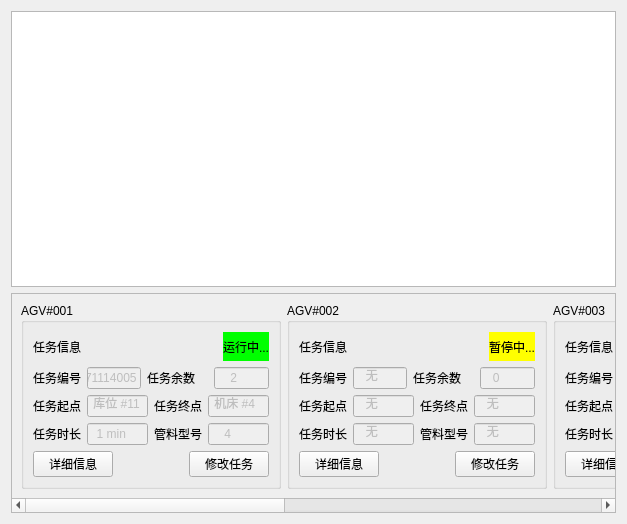
<?xml version="1.0" encoding="UTF-8"?>
<ui version="4.0">
 <class>tabdispatchwindow</class>
 <widget class="QWidget" name="tabdispatchwindow">
  <property name="geometry">
   <rect>
    <x>0</x>
    <y>0</y>
    <width>627</width>
    <height>524</height>
   </rect>
  </property>
  <property name="windowTitle">
   <string>Form</string>
  </property>
  <layout class="QVBoxLayout" name="verticalLayout">
   <item>
    <widget class="QGraphicsView" name="graphicsView"/>
   </item>
   <item>
    <widget class="QScrollArea" name="scrollArea">
     <property name="maximumSize">
      <size>
       <width>16777215</width>
       <height>220</height>
      </size>
     </property>
     <property name="verticalScrollBarPolicy">
      <enum>Qt::ScrollBarAlwaysOff</enum>
     </property>
     <property name="horizontalScrollBarPolicy">
      <enum>Qt::ScrollBarAsNeeded</enum>
     </property>
     <property name="widgetResizable">
      <bool>true</bool>
     </property>
     <widget class="QWidget" name="scrollAreaWidgetContents">
      <property name="geometry">
       <rect>
        <x>0</x>
        <y>0</y>
        <width>1342</width>
        <height>201</height>
       </rect>
      </property>
      <layout class="QHBoxLayout" name="horizontalLayout">
       <item>
        <widget class="QGroupBox" name="groupBox">
         <property name="minimumSize">
          <size>
           <width>260</width>
           <height>0</height>
          </size>
         </property>
         <property name="title">
          <string>AGV#001</string>
         </property>
         <property name="flat">
          <bool>true</bool>
         </property>
         <layout class="QVBoxLayout" name="verticalLayout_2">
          <item>
           <layout class="QHBoxLayout" name="horizontalLayout_2">
            <item>
             <widget class="QLabel" name="label">
              <property name="styleSheet">
               <string notr="true">font: 75 12pt &quot;Arial&quot;;</string>
              </property>
              <property name="text">
               <string>任务信息</string>
              </property>
             </widget>
            </item>
            <item>
             <spacer name="horizontalSpacer">
              <property name="orientation">
               <enum>Qt::Horizontal</enum>
              </property>
              <property name="sizeHint" stdset="0">
               <size>
                <width>40</width>
                <height>20</height>
               </size>
              </property>
             </spacer>
            </item>
            <item>
             <widget class="QLabel" name="label_2">
              <property name="autoFillBackground">
               <bool>false</bool>
              </property>
              <property name="styleSheet">
               <string notr="true">background-color: rgb(0, 255, 0);</string>
              </property>
              <property name="text">
               <string>运行中...</string>
              </property>
             </widget>
            </item>
           </layout>
          </item>
          <item>
           <layout class="QHBoxLayout" name="horizontalLayout_9">
            <item>
             <layout class="QHBoxLayout" name="horizontalLayout_3">
              <item>
               <widget class="QLabel" name="label_7">
                <property name="text">
                 <string>任务编号</string>
                </property>
               </widget>
              </item>
              <item>
               <widget class="QLineEdit" name="lineEdit">
                <property name="enabled">
                 <bool>false</bool>
                </property>
                <property name="text">
                 <string>T171114005</string>
                </property>
               </widget>
              </item>
             </layout>
            </item>
            <item>
             <layout class="QHBoxLayout" name="horizontalLayout_7">
              <item>
               <widget class="QLabel" name="label_8">
                <property name="text">
                 <string>任务余数</string>
                </property>
               </widget>
              </item>
              <item>
               <widget class="QLabel" name="label_6">
                <property name="text">
                 <string/>
                </property>
               </widget>
              </item>
              <item>
               <widget class="QLineEdit" name="lineEdit_5">
                <property name="enabled">
                 <bool>false</bool>
                </property>
                <property name="text">
                 <string>    2</string>
                </property>
               </widget>
              </item>
             </layout>
            </item>
           </layout>
          </item>
          <item>
           <layout class="QHBoxLayout" name="horizontalLayout_10">
            <item>
             <layout class="QHBoxLayout" name="horizontalLayout_4">
              <item>
               <widget class="QLabel" name="label_3">
                <property name="text">
                 <string>任务起点</string>
                </property>
               </widget>
              </item>
              <item>
               <widget class="QLineEdit" name="lineEdit_2">
                <property name="enabled">
                 <bool>false</bool>
                </property>
                <property name="text">
                 <string> 库位 #11</string>
                </property>
               </widget>
              </item>
             </layout>
            </item>
            <item>
             <layout class="QHBoxLayout" name="horizontalLayout_5">
              <item>
               <widget class="QLabel" name="label_4">
                <property name="text">
                 <string>任务终点</string>
                </property>
               </widget>
              </item>
              <item>
               <widget class="QLineEdit" name="lineEdit_3">
                <property name="enabled">
                 <bool>false</bool>
                </property>
                <property name="text">
                 <string> 机床 #4</string>
                </property>
               </widget>
              </item>
             </layout>
            </item>
           </layout>
          </item>
          <item>
           <layout class="QHBoxLayout" name="horizontalLayout_12">
            <item>
             <layout class="QHBoxLayout" name="horizontalLayout_11">
              <item>
               <widget class="QLabel" name="label_9">
                <property name="text">
                 <string>任务时长</string>
                </property>
               </widget>
              </item>
              <item>
               <widget class="QLineEdit" name="lineEdit_6">
                <property name="enabled">
                 <bool>false</bool>
                </property>
                <property name="text">
                 <string>  1 min</string>
                </property>
               </widget>
              </item>
             </layout>
            </item>
            <item>
             <layout class="QHBoxLayout" name="horizontalLayout_6">
              <item>
               <widget class="QLabel" name="label_5">
                <property name="text">
                 <string>管料型号</string>
                </property>
               </widget>
              </item>
              <item>
               <widget class="QLineEdit" name="lineEdit_4">
                <property name="enabled">
                 <bool>false</bool>
                </property>
                <property name="text">
                 <string>    4</string>
                </property>
               </widget>
              </item>
             </layout>
            </item>
           </layout>
          </item>
          <item>
           <layout class="QHBoxLayout" name="horizontalLayout_8">
            <item>
             <widget class="QPushButton" name="pushButton">
              <property name="text">
               <string>详细信息</string>
              </property>
             </widget>
            </item>
            <item>
             <spacer name="horizontalSpacer_2">
              <property name="orientation">
               <enum>Qt::Horizontal</enum>
              </property>
              <property name="sizeHint" stdset="0">
               <size>
                <width>40</width>
                <height>20</height>
               </size>
              </property>
             </spacer>
            </item>
            <item>
             <widget class="QPushButton" name="pushButton_2">
              <property name="text">
               <string>修改任务</string>
              </property>
             </widget>
            </item>
           </layout>
          </item>
         </layout>
        </widget>
       </item>
       <item>
        <widget class="QGroupBox" name="groupBox_2">
         <property name="minimumSize">
          <size>
           <width>260</width>
           <height>0</height>
          </size>
         </property>
         <property name="title">
          <string>AGV#002</string>
         </property>
         <property name="flat">
          <bool>true</bool>
         </property>
         <layout class="QVBoxLayout" name="verticalLayout_3">
          <item>
           <layout class="QHBoxLayout" name="horizontalLayout_20">
            <item>
             <widget class="QLabel" name="label_14">
              <property name="styleSheet">
               <string notr="true">font: 75 12pt &quot;Arial&quot;;</string>
              </property>
              <property name="text">
               <string>任务信息</string>
              </property>
             </widget>
            </item>
            <item>
             <spacer name="horizontalSpacer_4">
              <property name="orientation">
               <enum>Qt::Horizontal</enum>
              </property>
              <property name="sizeHint" stdset="0">
               <size>
                <width>40</width>
                <height>20</height>
               </size>
              </property>
             </spacer>
            </item>
            <item>
             <widget class="QLabel" name="label_15">
              <property name="autoFillBackground">
               <bool>false</bool>
              </property>
              <property name="styleSheet">
               <string notr="true">background-color: rgb(255, 255, 0);</string>
              </property>
              <property name="text">
               <string>暂停中...</string>
              </property>
             </widget>
            </item>
           </layout>
          </item>
          <item>
           <layout class="QHBoxLayout" name="horizontalLayout_21">
            <item>
             <layout class="QHBoxLayout" name="horizontalLayout_22">
              <item>
               <widget class="QLabel" name="label_16">
                <property name="text">
                 <string>任务编号</string>
                </property>
               </widget>
              </item>
              <item>
               <widget class="QLineEdit" name="lineEdit_11">
                <property name="enabled">
                 <bool>false</bool>
                </property>
                <property name="text">
                 <string>   无</string>
                </property>
               </widget>
              </item>
             </layout>
            </item>
            <item>
             <layout class="QHBoxLayout" name="horizontalLayout_23">
              <item>
               <widget class="QLabel" name="label_17">
                <property name="text">
                 <string>任务余数</string>
                </property>
               </widget>
              </item>
              <item>
               <widget class="QLabel" name="label_18">
                <property name="text">
                 <string/>
                </property>
               </widget>
              </item>
              <item>
               <widget class="QLineEdit" name="lineEdit_12">
                <property name="enabled">
                 <bool>false</bool>
                </property>
                <property name="text">
                 <string>   0</string>
                </property>
               </widget>
              </item>
             </layout>
            </item>
           </layout>
          </item>
          <item>
           <layout class="QHBoxLayout" name="horizontalLayout_16">
            <item>
             <layout class="QHBoxLayout" name="horizontalLayout_17">
              <item>
               <widget class="QLabel" name="label_12">
                <property name="text">
                 <string>任务起点</string>
                </property>
               </widget>
              </item>
              <item>
               <widget class="QLineEdit" name="lineEdit_9">
                <property name="enabled">
                 <bool>false</bool>
                </property>
                <property name="text">
                 <string>   无</string>
                </property>
               </widget>
              </item>
             </layout>
            </item>
            <item>
             <layout class="QHBoxLayout" name="horizontalLayout_18">
              <item>
               <widget class="QLabel" name="label_13">
                <property name="text">
                 <string>任务终点</string>
                </property>
               </widget>
              </item>
              <item>
               <widget class="QLineEdit" name="lineEdit_10">
                <property name="enabled">
                 <bool>false</bool>
                </property>
                <property name="text">
                 <string>   无</string>
                </property>
               </widget>
              </item>
             </layout>
            </item>
           </layout>
          </item>
          <item>
           <layout class="QHBoxLayout" name="horizontalLayout_13">
            <item>
             <layout class="QHBoxLayout" name="horizontalLayout_14">
              <item>
               <widget class="QLabel" name="label_10">
                <property name="text">
                 <string>任务时长</string>
                </property>
               </widget>
              </item>
              <item>
               <widget class="QLineEdit" name="lineEdit_7">
                <property name="enabled">
                 <bool>false</bool>
                </property>
                <property name="text">
                 <string>   无</string>
                </property>
               </widget>
              </item>
             </layout>
            </item>
            <item>
             <layout class="QHBoxLayout" name="horizontalLayout_15">
              <item>
               <widget class="QLabel" name="label_11">
                <property name="text">
                 <string>管料型号</string>
                </property>
               </widget>
              </item>
              <item>
               <widget class="QLineEdit" name="lineEdit_8">
                <property name="enabled">
                 <bool>false</bool>
                </property>
                <property name="text">
                 <string>   无</string>
                </property>
               </widget>
              </item>
             </layout>
            </item>
           </layout>
          </item>
          <item>
           <layout class="QHBoxLayout" name="horizontalLayout_19">
            <item>
             <widget class="QPushButton" name="pushButton_3">
              <property name="text">
               <string>详细信息</string>
              </property>
             </widget>
            </item>
            <item>
             <spacer name="horizontalSpacer_3">
              <property name="orientation">
               <enum>Qt::Horizontal</enum>
              </property>
              <property name="sizeHint" stdset="0">
               <size>
                <width>40</width>
                <height>20</height>
               </size>
              </property>
             </spacer>
            </item>
            <item>
             <widget class="QPushButton" name="pushButton_4">
              <property name="text">
               <string>修改任务</string>
              </property>
             </widget>
            </item>
           </layout>
          </item>
         </layout>
         <zorder>groupBox</zorder>
         <zorder>layoutWidget_2</zorder>
         <zorder>layoutWidget_3</zorder>
         <zorder>layoutWidget_4</zorder>
         <zorder>layoutWidget_5</zorder>
         <zorder>layoutWidget_6</zorder>
        </widget>
       </item>
       <item>
        <widget class="QGroupBox" name="groupBox_3">
         <property name="minimumSize">
          <size>
           <width>260</width>
           <height>0</height>
          </size>
         </property>
         <property name="title">
          <string>AGV#003</string>
         </property>
         <property name="flat">
          <bool>true</bool>
         </property>
         <layout class="QVBoxLayout" name="verticalLayout_4">
          <item>
           <layout class="QHBoxLayout" name="horizontalLayout_30">
            <item>
             <widget class="QLabel" name="label_24">
              <property name="styleSheet">
               <string notr="true">font: 75 12pt &quot;Arial&quot;;</string>
              </property>
              <property name="text">
               <string>任务信息</string>
              </property>
             </widget>
            </item>
            <item>
             <spacer name="horizontalSpacer_5">
              <property name="orientation">
               <enum>Qt::Horizontal</enum>
              </property>
              <property name="sizeHint" stdset="0">
               <size>
                <width>40</width>
                <height>20</height>
               </size>
              </property>
             </spacer>
            </item>
            <item>
             <widget class="QLabel" name="label_25">
              <property name="autoFillBackground">
               <bool>false</bool>
              </property>
              <property name="styleSheet">
               <string notr="true">background-color: rgb(255, 255, 0);</string>
              </property>
              <property name="text">
               <string>暂停中...</string>
              </property>
             </widget>
            </item>
           </layout>
          </item>
          <item>
           <layout class="QHBoxLayout" name="horizontalLayout_24">
            <item>
             <layout class="QHBoxLayout" name="horizontalLayout_25">
              <item>
               <widget class="QLabel" name="label_19">
                <property name="text">
                 <string>任务编号</string>
                </property>
               </widget>
              </item>
              <item>
               <widget class="QLineEdit" name="lineEdit_13">
                <property name="enabled">
                 <bool>false</bool>
                </property>
                <property name="text">
                 <string>T171114008</string>
                </property>
               </widget>
              </item>
             </layout>
            </item>
            <item>
             <layout class="QHBoxLayout" name="horizontalLayout_26">
              <item>
               <widget class="QLabel" name="label_20">
                <property name="text">
                 <string>任务余数</string>
                </property>
               </widget>
              </item>
              <item>
               <widget class="QLabel" name="label_21">
                <property name="text">
                 <string/>
                </property>
               </widget>
              </item>
              <item>
               <widget class="QLineEdit" name="lineEdit_14">
                <property name="enabled">
                 <bool>false</bool>
                </property>
               </widget>
              </item>
             </layout>
            </item>
           </layout>
          </item>
          <item>
           <layout class="QHBoxLayout" name="horizontalLayout_27">
            <item>
             <layout class="QHBoxLayout" name="horizontalLayout_28">
              <item>
               <widget class="QLabel" name="label_22">
                <property name="text">
                 <string>任务起点</string>
                </property>
               </widget>
              </item>
              <item>
               <widget class="QLineEdit" name="lineEdit_15">
                <property name="enabled">
                 <bool>false</bool>
                </property>
               </widget>
              </item>
             </layout>
            </item>
            <item>
             <layout class="QHBoxLayout" name="horizontalLayout_29">
              <item>
               <widget class="QLabel" name="label_23">
                <property name="text">
                 <string>任务终点</string>
                </property>
               </widget>
              </item>
              <item>
               <widget class="QLineEdit" name="lineEdit_16">
                <property name="enabled">
                 <bool>false</bool>
                </property>
               </widget>
              </item>
             </layout>
            </item>
           </layout>
          </item>
          <item>
           <layout class="QHBoxLayout" name="horizontalLayout_31">
            <item>
             <layout class="QHBoxLayout" name="horizontalLayout_32">
              <item>
               <widget class="QLabel" name="label_26">
                <property name="text">
                 <string>任务时长</string>
                </property>
               </widget>
              </item>
              <item>
               <widget class="QLineEdit" name="lineEdit_17">
                <property name="enabled">
                 <bool>false</bool>
                </property>
               </widget>
              </item>
             </layout>
            </item>
            <item>
             <layout class="QHBoxLayout" name="horizontalLayout_33">
              <item>
               <widget class="QLabel" name="label_27">
                <property name="text">
                 <string>管料型号</string>
                </property>
               </widget>
              </item>
              <item>
               <widget class="QLineEdit" name="lineEdit_18">
                <property name="enabled">
                 <bool>false</bool>
                </property>
               </widget>
              </item>
             </layout>
            </item>
           </layout>
          </item>
          <item>
           <layout class="QHBoxLayout" name="horizontalLayout_34">
            <item>
             <widget class="QPushButton" name="pushButton_5">
              <property name="text">
               <string>详细信息</string>
              </property>
             </widget>
            </item>
            <item>
             <spacer name="horizontalSpacer_6">
              <property name="orientation">
               <enum>Qt::Horizontal</enum>
              </property>
              <property name="sizeHint" stdset="0">
               <size>
                <width>40</width>
                <height>20</height>
               </size>
              </property>
             </spacer>
            </item>
            <item>
             <widget class="QPushButton" name="pushButton_6">
              <property name="text">
               <string>修改任务</string>
              </property>
             </widget>
            </item>
           </layout>
          </item>
         </layout>
        </widget>
       </item>
       <item>
        <widget class="QGroupBox" name="groupBox_4">
         <property name="minimumSize">
          <size>
           <width>260</width>
           <height>0</height>
          </size>
         </property>
         <property name="title">
          <string>AGV#004</string>
         </property>
         <property name="flat">
          <bool>true</bool>
         </property>
        </widget>
       </item>
       <item>
        <widget class="QGroupBox" name="groupBox_5">
         <property name="minimumSize">
          <size>
           <width>260</width>
           <height>0</height>
          </size>
         </property>
         <property name="title">
          <string>AGV#005</string>
         </property>
         <property name="flat">
          <bool>true</bool>
         </property>
        </widget>
       </item>
      </layout>
     </widget>
    </widget>
   </item>
  </layout>
 </widget>
 <resources/>
 <connections/>
</ui>
